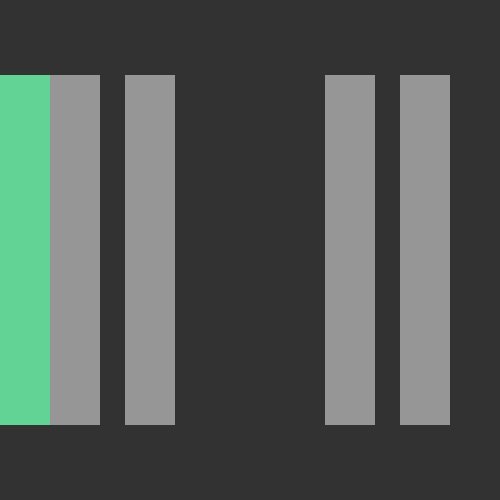
Frame 1 (no input)
Frame 60 (the mouse pressed at the canvas centre just before this capture): identical to frame 1, image omitted
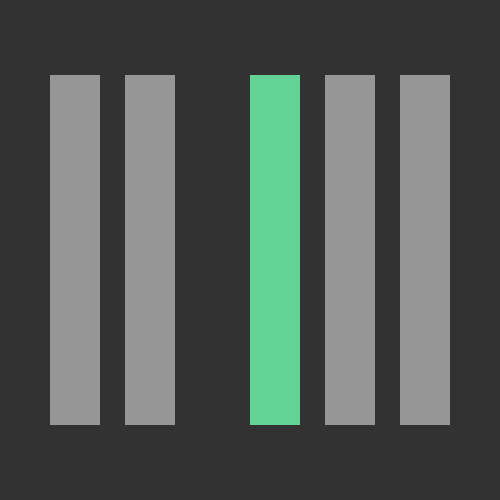
Frame 120 (the mouse held since frame 60 and released just before this capture)

The Processing sketch that drew these frames (run headless with seeded random() and noise(); from frame 60 on, the mouse is pressed at the canvas centre):

// Processing sketch: processing_119225
// ── processing_119225.pde

void setup()
{
 size(500, 500);
 background(0);

}

void draw()

{
  background(50);
  
  noStroke();
  fill(150);
  rect(50, 75, 50, 350); 
  
  noStroke();
  fill(150);
  rect(125, 75, 50, 350); 
  
  noStroke();
  fill(150);
  rect(325, 75, 50, 350); 
  
  noStroke();
  fill(150);
  rect(400, 75, 50, 350);
  
 
  fill(#62D394);
  rect(mouseX, 75, 50, 350);

}
